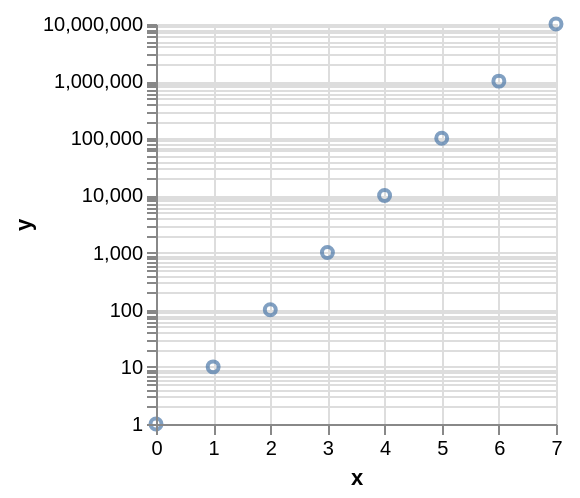

Vega-Lite specification for this chart:
### Vega specification from a JSON file in a GitHub repository (floating-point values rounded to 4 significant figures)
{"$schema": "https://vega.github.io/schema/vega/v3.0.json", "autosize": "pad", "padding": 5, "style": "cell", "data": [{"name": "source_0", "values": [{"x": 0, "y": 1}, {"x": 1, "y": 10}, {"x": 2, "y": 100}, {"x": 3, "y": 1000}, {"x": 4, "y": 10000}, {"x": 5, "y": 100000}, {"x": 6, "y": 1000000}, {"x": 7, "y": 10000000}]}, {"name": "data_0", "source": "source_0", "transform": [{"type": "formula", "expr": "toNumber(datum[\"x\"])", "as": "x"}, {"type": "formula", "expr": "toNumber(datum[\"y\"])", "as": "y"}]}], "signals": [{"name": "width", "update": "200"}, {"name": "height", "update": "200"}], "marks": [{"name": "marks", "type": "symbol", "style": ["point"], "from": {"data": "data_0"}, "encode": {"update": {"x": {"scale": "x", "field": "x"}, "y": {"scale": "y", "field": "y"}, "stroke": {"value": "#4c78a8"}, "fill": {"value": "transparent"}, "opacity": {"value": 0.7}}}}], "scales": [{"name": "x", "type": "linear", "domain": {"data": "data_0", "field": "x"}, "range": [0, {"signal": "width"}], "nice": true, "zero": true}, {"name": "y", "type": "log", "domain": {"data": "data_0", "field": "y"}, "range": [{"signal": "height"}, 0], "nice": true}], "axes": [{"scale": "x", "labelOverlap": true, "orient": "bottom", "tickCount": {"signal": "ceil(width/40)"}, "title": "x", "zindex": 1}, {"scale": "x", "domain": false, "grid": true, "labels": false, "maxExtent": 0, "minExtent": 0, "orient": "bottom", "tickCount": {"signal": "ceil(width/40)"}, "ticks": false, "zindex": 0, "gridScale": "y"}, {"scale": "y", "labelOverlap": "greedy", "orient": "left", "title": "y", "zindex": 1}, {"scale": "y", "domain": false, "grid": true, "labels": false, "maxExtent": 0, "minExtent": 0, "orient": "left", "ticks": false, "zindex": 0, "gridScale": "x"}], "config": {"axis": {"domainColor": "#888", "tickColor": "#888"}, "axisY": {"minExtent": 30}}}
